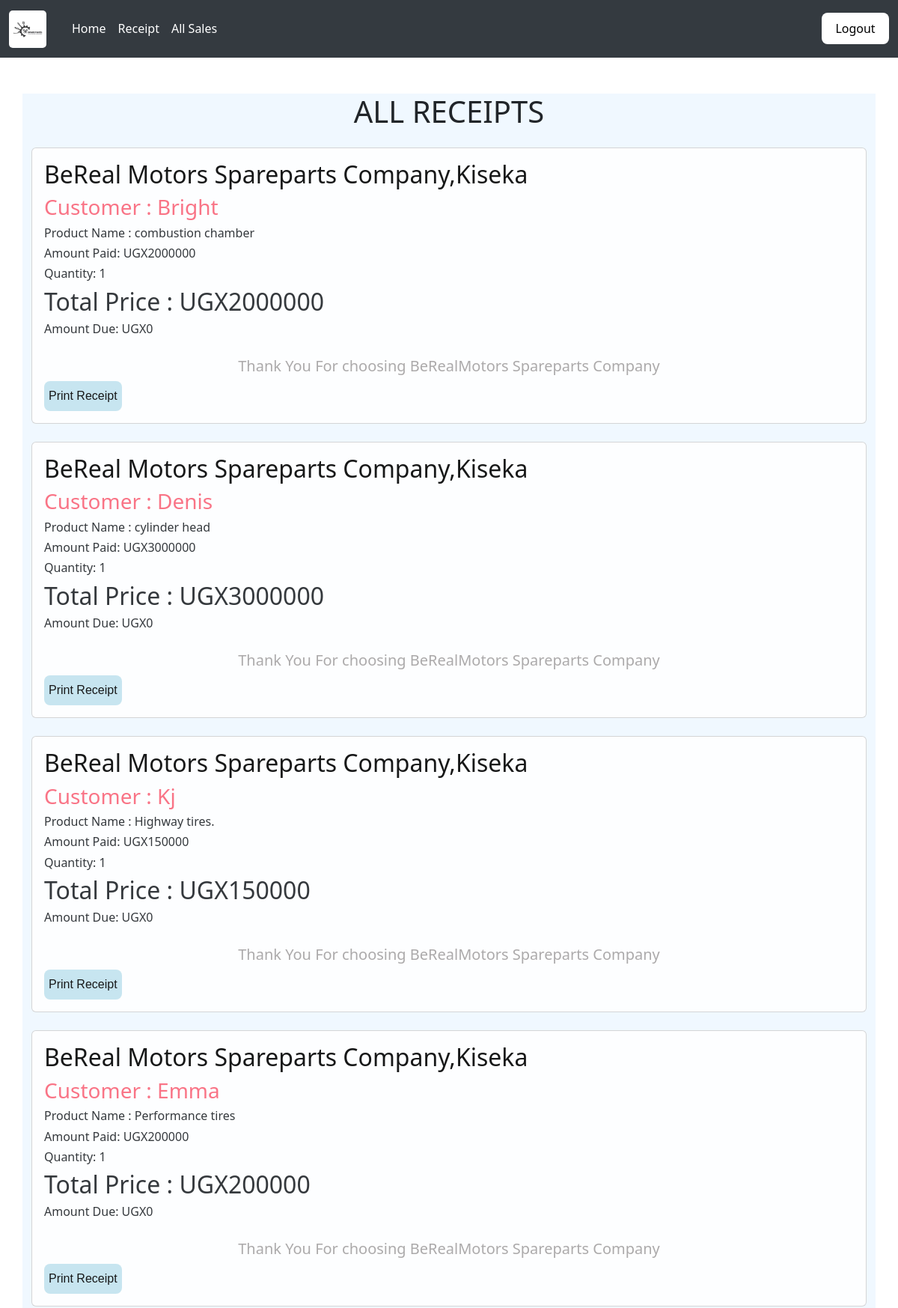
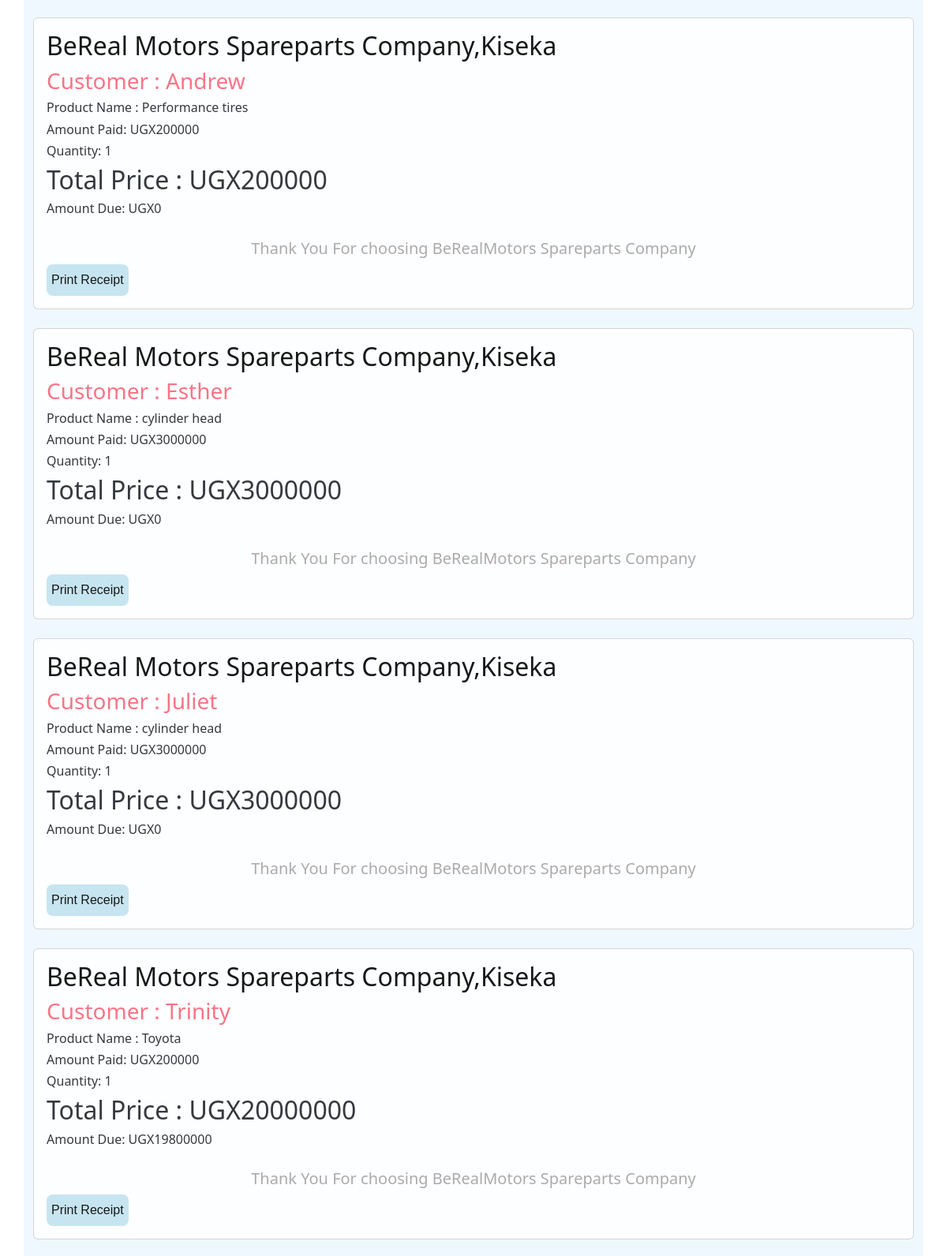
The app's page /receipt/ (signed in, upper part) with its own data (2 pictures, top to bottom).
### berealapp/models.py (models this page shows, shortened)
class Sale(models.Model):
    item = models.ForeignKey(Product,on_delete=models.CASCADE,null=False,blank=False)
    date_of_sale = models.DateField(default=timezone.now)
    contact=models.CharField(max_length=50,null=False, blank=False)
    branch_name=models.CharField(max_length=50,null=False,blank=False)
    quantity=models.IntegerField(default=0,null=False, blank=False)
    amount_received = models.IntegerField(default=0,null=False, blank=False)
    issued_to=models.CharField(max_length=100,null=False, blank=False)#buyer
    part_name=models.CharField(max_length=50,null=False, blank=True)
    unit_price=models.IntegerField(default=0,null=False, blank=False)#for installments.
    def get_total(self):
        total=self.quantity*self.item.unit_price
        return int(total)
    def get_change(self):
        change=self.get_total() - self.amount_received
        return abs(int(change))

class Product(models.Model):
    Category_name=models.ForeignKey(Category, on_delete=models.CASCADE,null=False,blank=False)
    product_name=models.CharField(max_length=50,null=False,blank=False)
    date_of_arrival = models.DateField(default=timezone.now)
    country_of_origin=models.CharField(max_length=50,null=False,blank=False)
    total_quantity=models.IntegerField(default=0,null=False,blank=False,validators=[MinValueValidator(1)])
    issued_quantity=models.IntegerField(default=0,null=False,blank=False)
    received_quantity=models.IntegerField(default=0,null=False,blank=False)
    unit_price=models.IntegerField(default=0,null=False,blank=False)
    def __str__(self):
        return self.product_name

### berealapp/views.py (the view)
# urls.py: path('receipt/',views.receipt,name='receipt'),
@login_required
def receipt(request):
    sales=Sale.objects.all().order_by('-id')
    return render(request,'project/receipt.html',{'sales':sales})

### templates/project/receipt.html
{% extends 'project/base.html'%} {% block content%}
<br /><br>
<div class="container" style="background-color: aliceblue;">
    <h1 class="card-header text-center" class="v">ALL RECEIPTS</h1><br>
    {% for sale in sales %}
    <div class="card" style="opacity: 90%;" >
        <div class="card-body">
            <h2 class="v">BeReal Motors Spareparts Company,Kiseka</h2>
            <h3 class="card-title" style="color:#FB667A; ">Customer : {{sale.issued_to | title}}</h3>
            <h6 class="card-text">Product Name : {{sale.item}}</h6>
            <h6 class="card-text">Amount Paid: UGX{{ sale.amount_received }}</h6>
            <h6 class="card-text">Quantity: {{sale.quantity }}</h6>
            <h2>Total Price : UGX{{ sale.get_total }}</h2>
            <div style="flex: 1">
                <h6 class="card-text">Amount Due: UGX{{ sale.get_change }}</h6>
               <h5 id="A" style="text-align: center;">Thank You For choosing BeRealMotors Spareparts Company</h5>
                <a href="{% url 'receipt_detail' sale.id %}">
                    <button class="button" type="submit"style="width:auto;">Print Receipt</button> <br>
                </a>
            </div>
        </div>
    </div>
    <br />
    {% endfor %}
</div>
{% endblock %}

### berealapp/static/css/main.css (style rules this page uses)
html, body { position: relative; overflow-x: hidden; width: 100% !important; height: 100vh; display: table; position: relative; background-position: center; background-attachment: scroll; -o-background-size: cover; -moz-background-size: cover; -webkit-background-size: cover; background-size: cover; background-repeat: no-repeat; color: black; }
body { font-family: 'raleway'; color: black; }
.button { font-family: "Arial", sans-serif; background-color: rgb(195, 228, 239); border: 10px lightblue; color: navyblue; font-size: 30px; text-align: center; line-height: 0; cursor: pointer; border-radius: 8px; height: 40px; width: 100px; -webkit-transition-duration: 0.4s; transition-duration: 0.4s; font-size: medium; }
.card-header { padding-top: 0px; }
.v { color:black; }
#A { padding-top: 20px; color: rgb(165, 162, 162); }

### records on screen
Sale: issued_to "Bright", item "combustion chamber", amount_received "2000000", quantity "1", get_total "2000000", get_change "0"
Sale: issued_to "Denis", item "cylinder head", amount_received "3000000", quantity "1", get_total "3000000", get_change "0"
Sale: issued_to "Kj", item "Highway tires.", amount_received "150000", quantity "1", get_total "150000", get_change "0"
Sale: issued_to "Emma", item "Performance tires", amount_received "200000", quantity "1", get_total "200000", get_change "0"
Sale: issued_to "Andrew", item "Performance tires", amount_received "200000", quantity "1", get_total "200000", get_change "0"
Sale: issued_to "Esther", item "cylinder head", amount_received "3000000", quantity "1", get_total "3000000", get_change "0"
Sale: issued_to "Juliet", item "cylinder head", amount_received "3000000", quantity "1", get_total "3000000", get_change "0"
Sale: issued_to "Trinity", item "Toyota", amount_received "200000", quantity "1", get_total "20000000", get_change "19800000"
